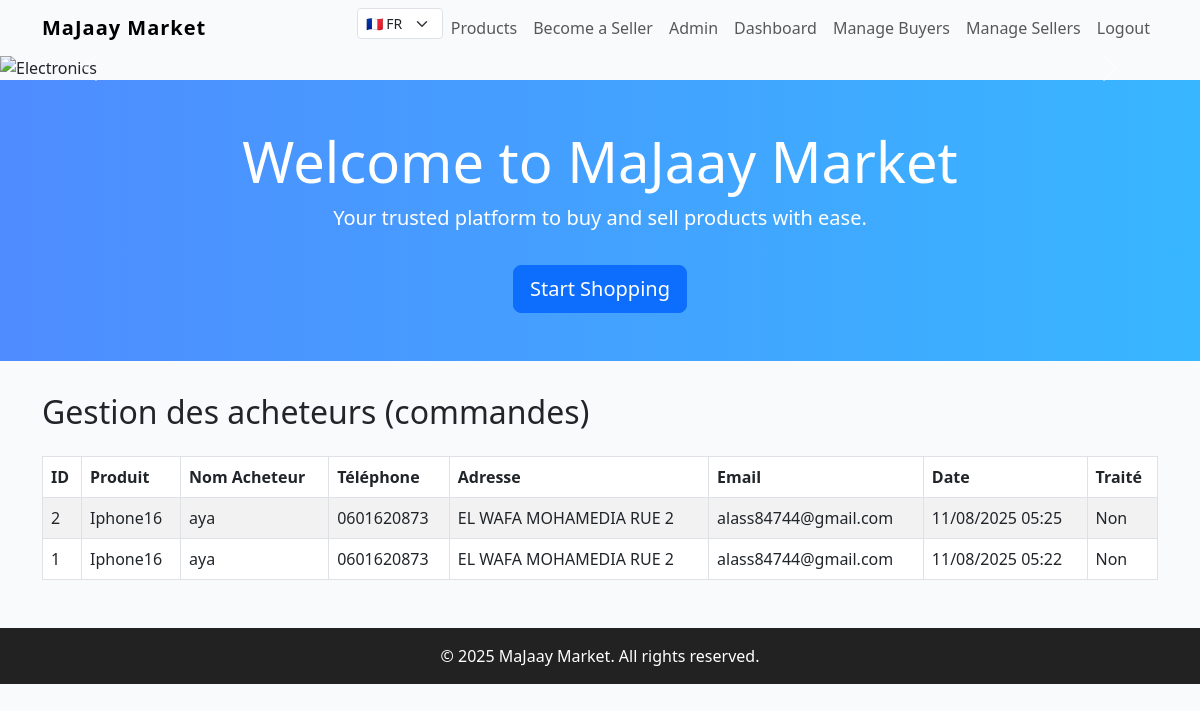
Page /majaay/buyers/manage/ (signed in) on the committed database.
### majaay/models.py (models this page shows, shortened)
class Order(models.Model):
    product = models.ForeignKey(Product, on_delete=models.CASCADE, related_name='orders')
    buyer_name = models.CharField(max_length=255)
    buyer_phone = models.CharField(max_length=50)
    buyer_address = models.TextField()
    buyer_email = models.EmailField(blank=True, null=True)
    created_at = models.DateTimeField(auto_now_add=True)
    processed = models.BooleanField(default=False)  # managers/processors mark True when handled

class Product(models.Model):
    seller = models.ForeignKey(settings.AUTH_USER_MODEL, on_delete=models.CASCADE, related_name='products')
    category = models.ForeignKey(Category, on_delete=models.CASCADE, related_name='products')
    title = models.CharField(max_length=255)
    description = models.TextField(blank=True)
    price = models.DecimalField(max_digits=10, decimal_places=2)  # seller's price
    displayed_price = models.DecimalField(max_digits=10, decimal_places=2, default=0)
    image = models.ImageField(upload_to='products/%Y/%m/%d/', null=True, blank=True)
    created_at = models.DateTimeField(auto_now_add=True)
    updated_at = models.DateTimeField(auto_now=True)
    approved = models.BooleanField(default=False)  # managers approve products

### majaay/views.py (the view)
# urls.py: path('buyers/manage/', views.manage_buyers, name='manage_buyers'),
@user_passes_test(lambda u: u.is_manager() or u.is_superuser)
def manage_buyers(request):
    from .models import Order
    orders = Order.objects.all().order_by('-created_at')
    return render(request, 'majaay/manage_buyers.html', {'orders': orders})

### majaay/models.py (called while the page is built)
    def is_manager(self):
        return self.role == self.ROLE_MANAGER

### majaay/templates/majaay/manage_buyers.html
{% extends 'majaay/base.html' %}
{% block content %}
<h2 class="my-4">Gestion des acheteurs (commandes)</h2>
<table class="table table-bordered table-striped">
  <thead>
    <tr>
      <th>ID</th>
      <th>Produit</th>
      <th>Nom Acheteur</th>
      <th>Téléphone</th>
      <th>Adresse</th>
      <th>Email</th>
      <th>Date</th>
      <th>Traité</th>
    </tr>
  </thead>
  <tbody>
    {% for order in orders %}
    <tr>
      <td>{{ order.pk }}</td>
      <td>{{ order.product.title }}</td>
      <td>{{ order.buyer_name }}</td>
      <td>{{ order.buyer_phone }}</td>
      <td>{{ order.buyer_address }}</td>
      <td>{{ order.buyer_email }}</td>
      <td>{{ order.created_at|date:'d/m/Y H:i' }}</td>
      <td>{% if order.processed %}Oui{% else %}Non{% endif %}</td>
    </tr>
    {% empty %}
    <tr><td colspan="8" class="text-center">Aucune commande trouvée.</td></tr>
    {% endfor %}
  </tbody>
</table>
{% endblock %}

### majaay/templates/majaay/base.html (style rules this page uses)
body { background: #f8fafc; }

### rows in the picture
Order: pk "2", product "Iphone16", buyer_name "aya", buyer_phone "0601620873", buyer_address "EL WAFA MOHAMEDIA RUE 2", buyer_email "alass84744@gmail.com", created_at "11/08/2025 05:25", processed "Non"
Order: pk "1", product "Iphone16", buyer_name "aya", buyer_phone "0601620873", buyer_address "EL WAFA MOHAMEDIA RUE 2", buyer_email "alass84744@gmail.com", created_at "11/08/2025 05:22", processed "Non"

### other values in the picture
{{ now|default:2025 }} "2025"
